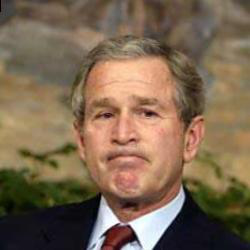
#> input picture oving2/images/bush.tiff, 250 x 250 px, found by its file name
$ python Task1aOld.py
#> lines starting #> are read from the running program, lines starting #| are printed output that depends on the picture; after the words box and inside, x2 and y2 are one past the last pixel; in counts of white or black regions, pixels touching at a corner belong together
### oving2/ImageTools.py
from PIL import Image
from random import randint
from math import floor
import os


# [6 lines left out: function __applyPixel, not called in this run]

"""Applies a filter h in the form of a 2D list to a PIL.Image I"""
# [10 lines left out: function applyFilterInSD, not called in this run]

"""Converts a 2D list M to a PIL.Image"""
def matrixToImage(M):
    line = [i for row in M for i in row]
    I = Image.new('L', (len(M[0]), len(M)))
    I.putdata(line)
    return I

"""Converts a PIL.Image to a 2D list"""
def imageToMatrix(I):
    data = list(I.convert('L').getdata())
    width, height = I.size
    return [data[row * width:(row + 1) * width] for row in range(height)]

"""Prints a 2D list in a more lucid manner"""
def printMatrix(A):
    for row in A:
        print(row)

"""Gets the path to the images folder of a project or processed images folder for saving"""
def getImagePath(imageName, save=False):
    path = os.path.dirname(os.path.abspath(__file__))
    path += ("\\processed images\\" if save else "\\images\\") + imageName
    return path

"""A box filter ha and a gaussian filter hg"""
ha = [[1/9 for _ in range(3)] for _ in range(3)]
h = [[1, 4, 6, 4, 1],
     [4, 16, 24, 16, 4],
     [6, 24, 32, 24, 6],
     [4, 16, 24, 16, 4],
     [1, 4, 6, 4, 1]]
hg = [[i * 1/256 for i in row] for row in h]

### oving2/Task1aOld.py
import numpy as np
from ImageTools import *


def normalize(arr):
    arr = arr.astype('float')
    for i in range(3):
        minval = arr[..., i].min()
        maxval = arr[..., i].max()
        if minval != maxval:
            arr[..., i] -= minval
            arr[..., i] *= (255.0/(maxval-minval))
    return arr

def addPadding(h, width, height, value=0):
    newh = [[0 for _ in range(width)] for _ in range(height)]
    for y in range(len(h)):
        for x in range(len(h[0])):
            newh[y][x] = h[y][x]
    return newh

def applyFilterInFD(I, h, inverse=False):
    width, height = I.size
    ha = np.array(addPadding(h, 2*width, 2*height))
    if inverse:
        ha = 1 - ha
    F = np.fft.fft2(normalize(np.array(addPadding(imageToMatrix(I), 2*width, 2*height))))
    H = np.fft.fft2(ha)
    G = np.multiply(F, H)
    g = np.fft.ifft2(G).real
    return matrixToImage(g.tolist()).crop((0, 0, width, height))

def getAmplitudes(I, h, inverse=False):
    width, height = I.size
    ha = np.array(addPadding(h, 2*width, 2*height))
    if inverse:
        ha = 1 - ha
    F = np.fft.fft2(normalize(np.array(addPadding(imageToMatrix(I), 2*width, 2*height))))
    Fa = np.abs(np.fft.fftshift(F))
    H = np.fft.fft2(ha)
    Ha = np.abs(np.fft.fftshift(H))
    G = np.multiply(F, H)
    Ga = np.abs(np.fft.fftshift(G))
    return matrixToImage(Fa.tolist()), matrixToImage(Ha.tolist()), matrixToImage(Ga.tolist())

if __name__ == "__main__":
    I1 = Image.open(getImagePath("bush.tiff")).convert('L')
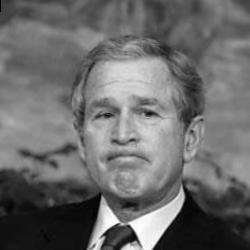
#> I1: PIL image 250x250 L; min 0, max 255, mean 107
    I2 = applyFilterInFD(I1, hg)
#> in imageToMatrix, `data = list(I.convert('L').getdata())`: data = 62500 items
#> the loop in normalize, `for i in range(3):` made 3 passes
#> maxval on passes 1 to 3: 152, 153, 159
#> after the loop in normalize, `for i in range(3):`:
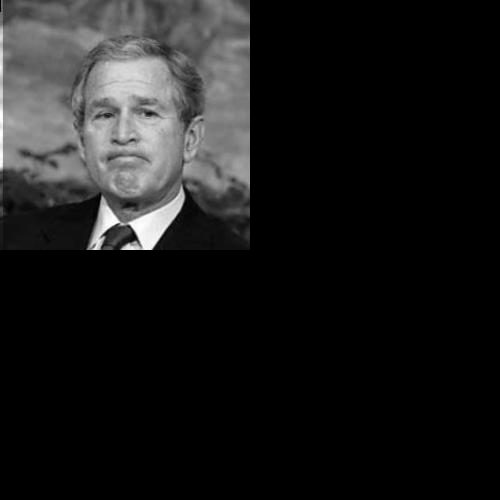
#> arr: shape (500, 500) float64; min 0, max 255, mean 26.9
#> in applyFilterInFD, `g = np.fft.ifft2(G).real`:
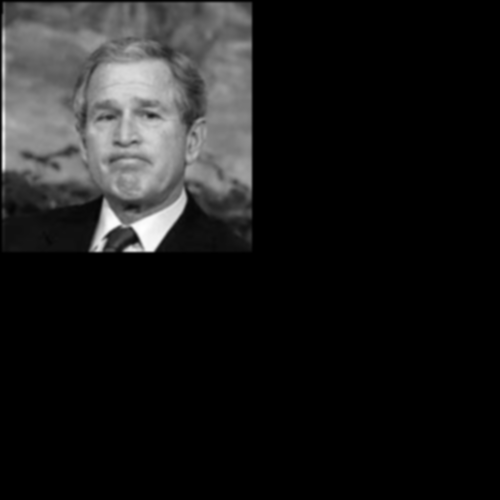
#> g: shape (500, 500) float64; min -6.73e-14, max 248.4, mean 26.5; drawn with min black and max white
#> in matrixToImage, `line = [i for row in M for i in row]`: line = 250000 items
#> in matrixToImage, `I = Image.new('L', (len(M[0]), len(M)))`: I: PIL image 500x500 L; every value is 0
#> in applyFilterInFD, `return matrixToImage(g.tolist()).crop((0, 0, width, height))`:
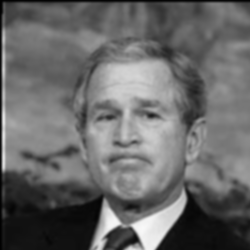
#> returned value: PIL image 250x250 L; min 0, max 248, mean 104.3
    I3 = applyFilterInFD(I1, hg, True)
#> call 2 of applyFilterInFD, with inverse = True
#> the loop in normalize (call 2), `for i in range(3):` made 3 passes
#> in applyFilterInFD (call 2), `g = np.fft.ifft2(G).real`:
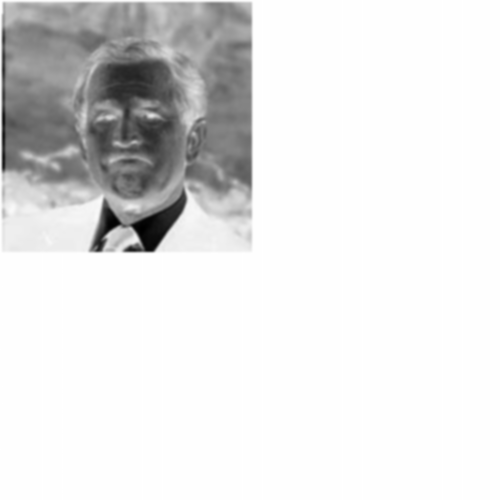
#> g: shape (500, 500) float64; min 6732937.2, max 6733185.7, mean 6733159.2; drawn with min black and max white
#> in matrixToImage (call 2), `I.putdata(line)`: I: PIL image 500x500 L; every value is 255
#> in applyFilterInFD (call 2), `return matrixToImage(g.tolist()).crop((0, 0, width, height))`: returned value: PIL image 250x250 L; every value is 255
    Af, Ah1, Ag1 = getAmplitudes(I1, hg)
#> in matrixToImage (call 5), `I.putdata(line)`:
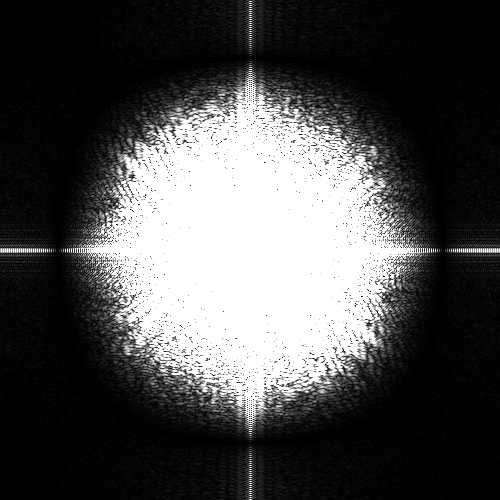
#> I: PIL image 500x500 L; min 0, max 255, mean 77.5
    _, Ah2, Ag2 = getAmplitudes(I1, hg, True)
#> in matrixToImage (call 7), `I.putdata(line)`:
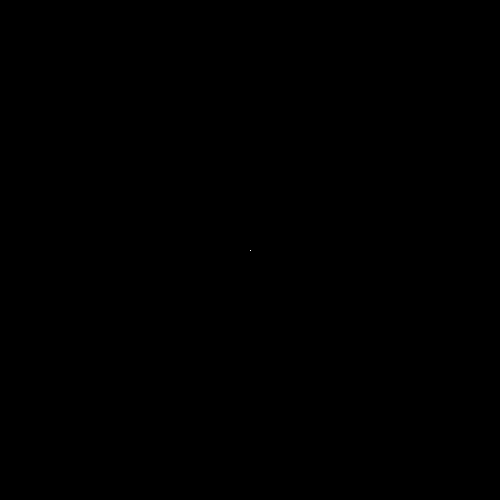
#> I: PIL image 500x500 L; 0% white in thin lines or dots, all inside (x1, y1, x2, y2) = (250, 250, 251, 251)
    Af.show()
    Ah1.show()
    Ah2.show()
    Ag1.show()
    Ag2.show()
    I1.show()
    I2.show()
    I3.show()

$ run again, with oving2/images/bricks.tiff copied over oving2/images/bush.tiff
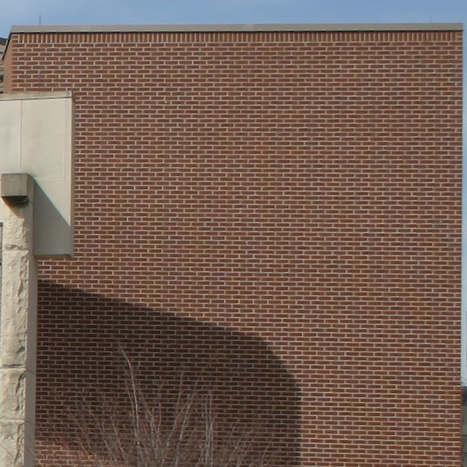
#> input picture oving2/images/bricks.tiff, 467 x 467 px, found by its file name
#> data = 218089 items
#> the loop in normalize, `for i in range(3):` made 3 passes
#> maxval on passes 1 to 3: 221, 226, 224
#> line = 872356 items
#> the loop in normalize (call 2), `for i in range(3):` made 3 passes
#> in applyFilterInFD (call 2), `g = np.fft.ifft2(G).real`:
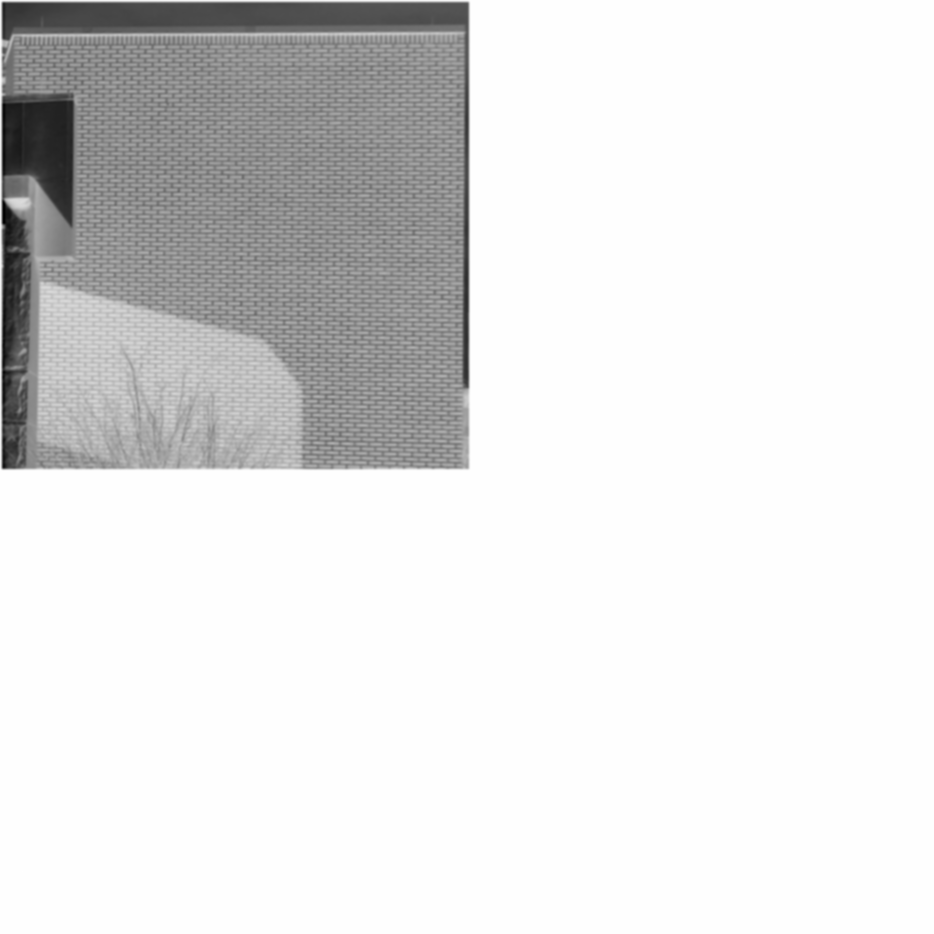
#> g: shape (934, 934) float64; min 21817123.8, max 21817344.2, mean 21817319.6; drawn with min black and max white
#> in matrixToImage (call 5), `I.putdata(line)`:
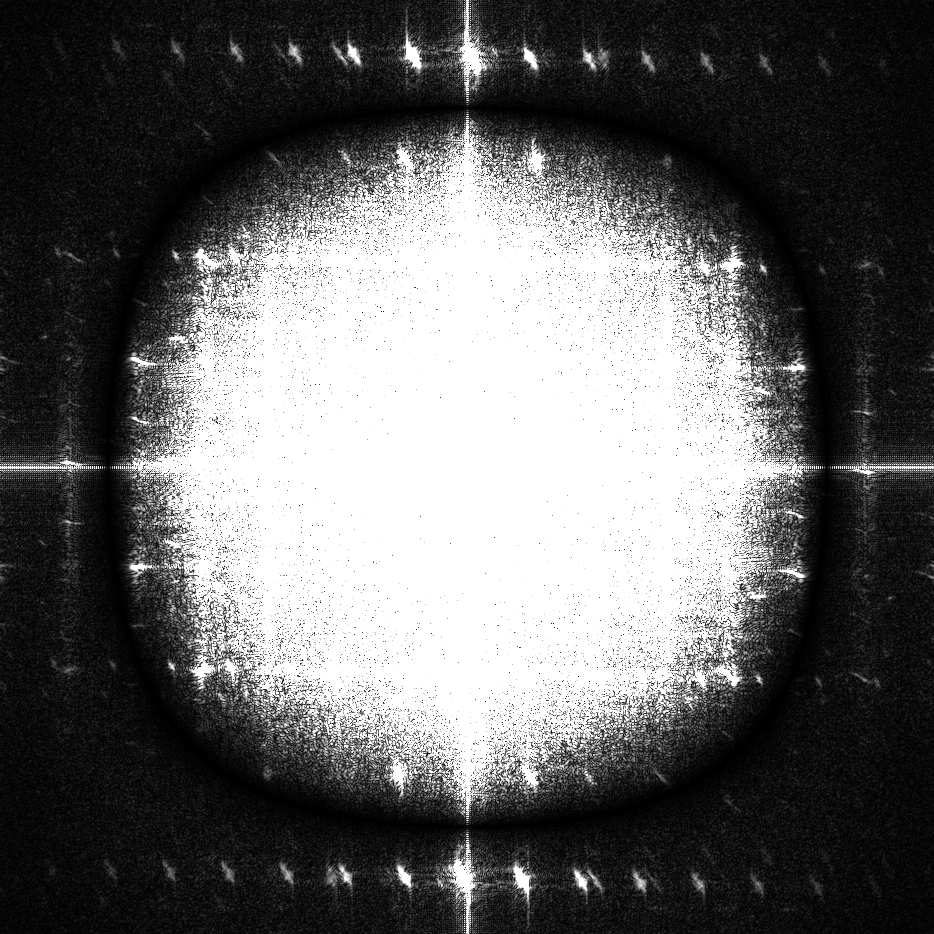
#> I: PIL image 934x934 L; min 0, max 255, mean 100.5

$ run again, with oving2/images/clinton.tiff copied over oving2/images/bush.tiff
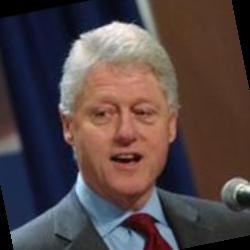
#> input picture oving2/images/clinton.tiff, 250 x 250 px, found by its file name
#> data = 62500 items
#> the loop in normalize, `for i in range(3):` made 3 passes
#> maxval on passes 1 to 3: 123, 123, 124
#> after the loop in normalize, `for i in range(3):`:
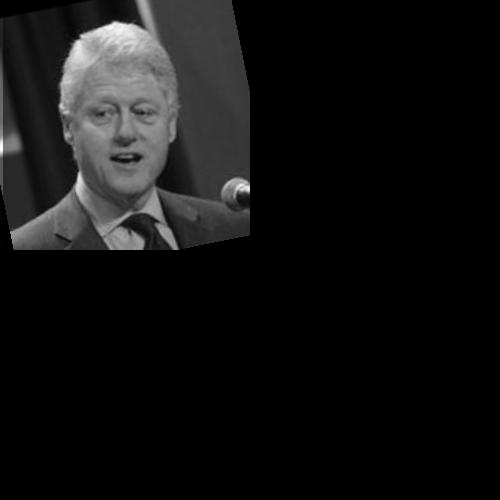
#> arr: shape (500, 500) float64; min 0, max 255, mean 18.3; drawn with min black and max white
#> line = 250000 items
#> the loop in normalize (call 2), `for i in range(3):` made 3 passes
#> in matrixToImage (call 5), `I.putdata(line)`:
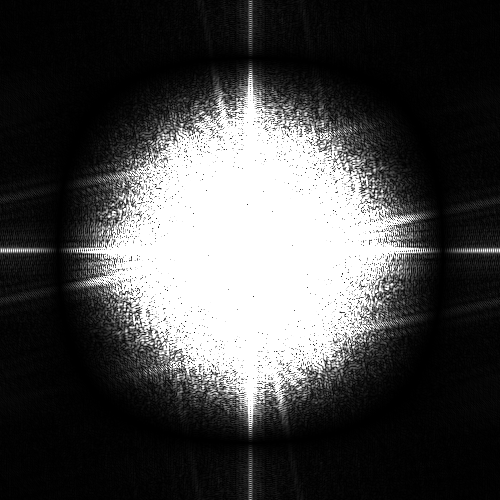
#> I: PIL image 500x500 L; min 0, max 255, mean 71.9
